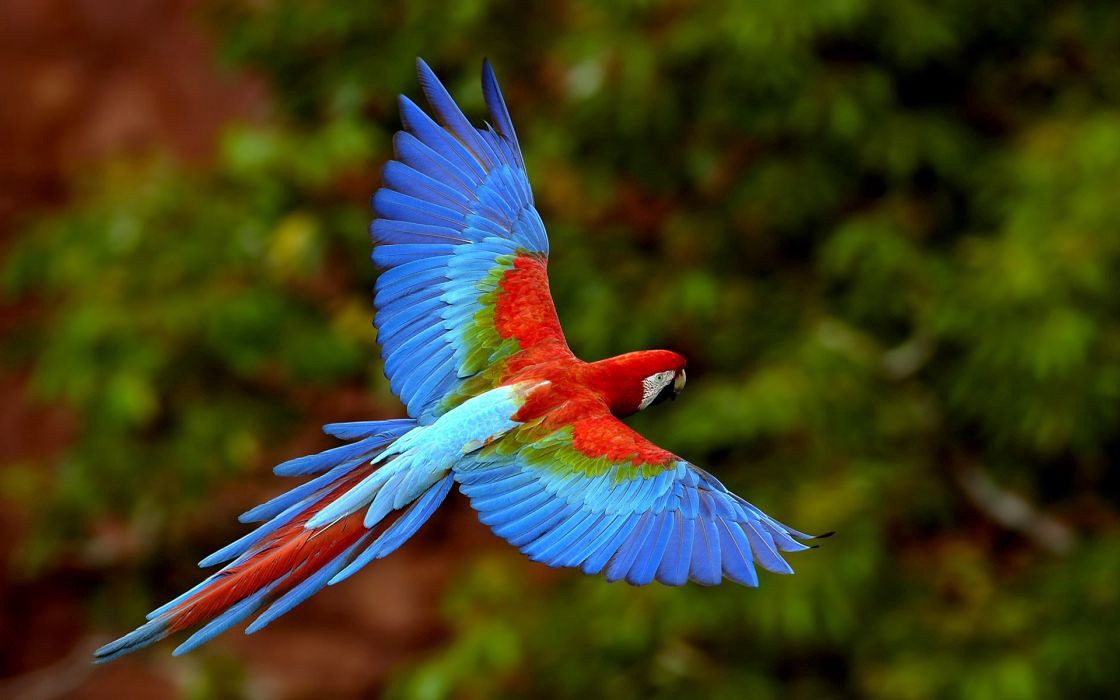
#> input picture ch_11_back_project/sample.jpeg, 1120 x 700 px, given in place of sample.jpg, which was not available
$ python hough.py
#> lines starting #> are read from the running program, lines starting #| are printed output that depends on the picture; after the words box and inside, x2 and y2 are one past the last pixel; in counts of white or black regions, pixels touching at a corner belong together; pictures that were not available may be replaced by others from this repository, and a replacement may not be noted
import cv2
import os.path as osp
import numpy as np

file_path = osp.dirname(osp.abspath(__file__))
file_name = 'sample.jpg'
img = cv2.imread(osp.join(file_path, file_name))
#> img is the input picture: shape (700, 1120, 3); mean B, G, R 28.9, 61, 63.5
# img = cv2.resize(img, (0, 0), None, 0.5, 0.5)
copied1 = img.copy()
copied2 = img.copy()
copied3 = img.copy()
h, w, _ = img.shape
#> h = 700; w = 1120

img_gray = cv2.cvtColor(img, cv2.COLOR_BGR2GRAY)
edges = cv2.Canny(img_gray, 100, 200)
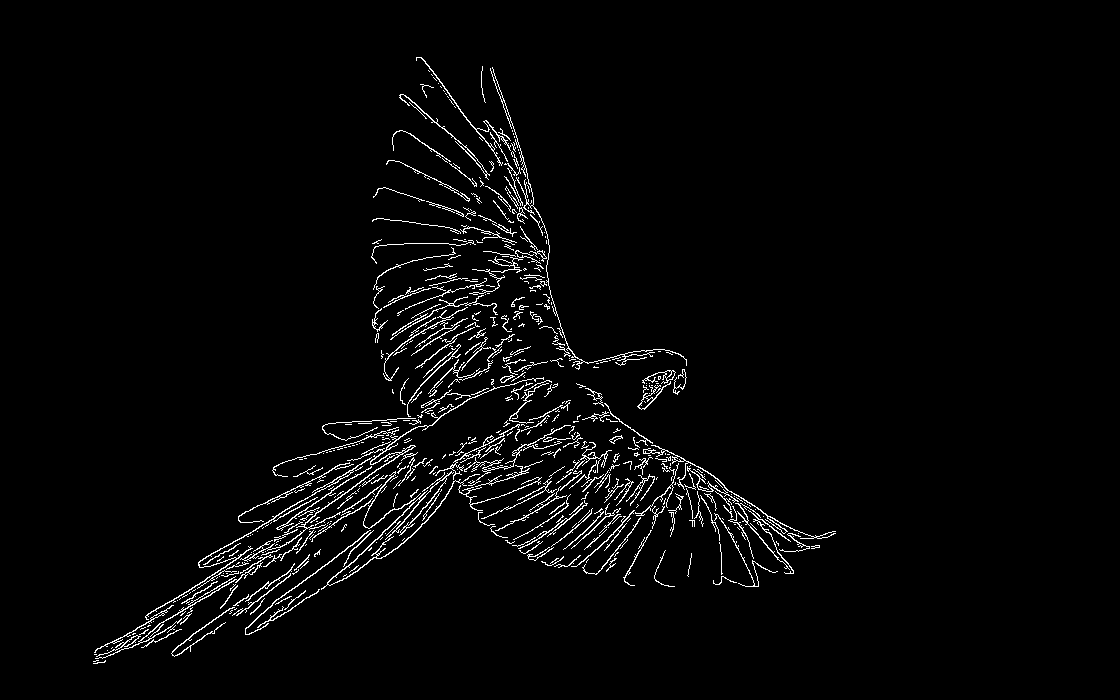
#> edges: shape (700, 1120); 2.6% white in thin lines or dots, all inside (x1, y1, x2, y2) = (93, 57, 836, 664)

# Hough Line Transform
lines = cv2.HoughLines(edges, 1, np.pi/180, 70)
#> lines = 2628 rows, first 8: [619, 1.05], [601, 0.942], [617, 1.03], [592, 0.96], [584, 1.03], [591, 0.942], [622, 1.06], [-11, 2.18]
for line in lines:
    r, theta = line[0]
    tx, ty = np.cos(theta), np.sin(theta)
    x0, y0 = tx*r, ty*r
    cv2.circle(copied1, (abs(x0), abs(y0)), 3, (0, 0, 255), -1)

    x1, y1 = int(x0 - w*ty), int(y0 + h*tx)
    x2, y2 = int(x0 + w*ty), int(y0 - h*tx)

    cv2.line(copied1, (x1, y1), (x2, y2), (0, 255, 0), 2)
#> this loop made 2628 passes
#> (r, theta, tx, ty, x0, y0, x1, y1) on passes 1 to 3: (619, 1.05, 0.5, 0.866, 309.5, 536.1, -660, 886), (601, 0.942, 0.588, 0.809, 353.3, 486.2, -552, 897), (617, 1.03, 0.515, 0.857, 317.8, 528.9, -642, 889)
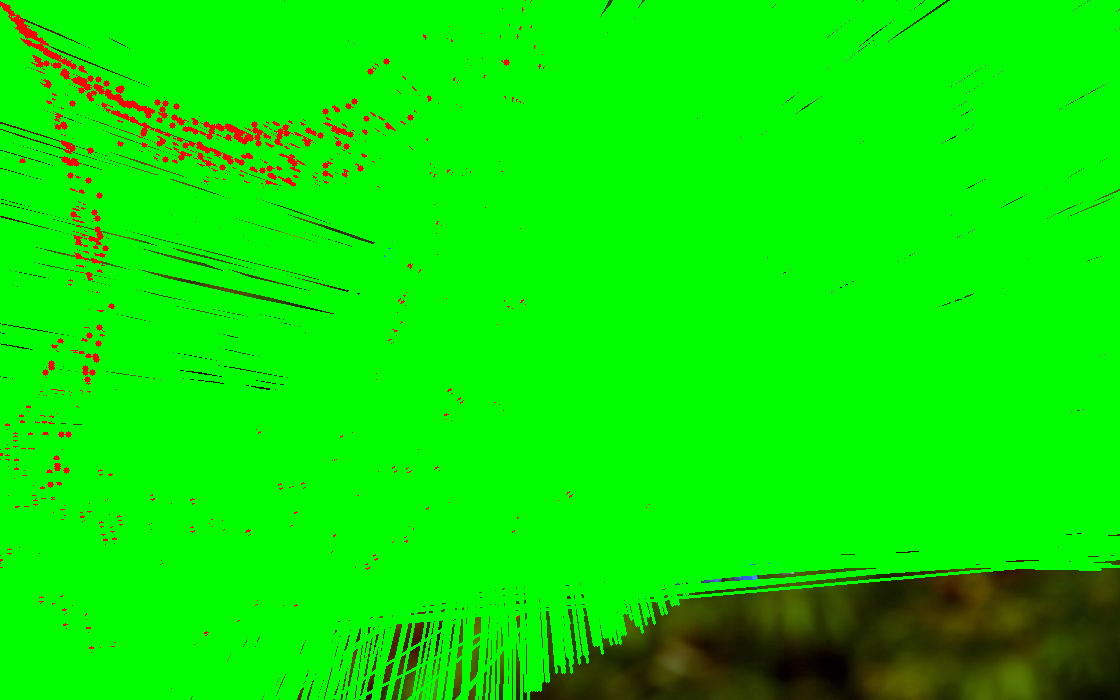
#> copied1: shape (700, 1120, 3); mean B, G, R 0.2, 233.5, 7.7

# Probabilistic Hough Line Transform
lines = cv2.HoughLinesP(edges, 1, np.pi/180, 5, None, 20, 2)
#> lines = 53 rows, first 6: [501, 92, 509, 116], [378, 276, 398, 265], [176, 655, 203, 637], [213, 565, 235, 557], [598, 511, 619, 514], [420, 496, 454, 470]
for line in lines:
    x1, y1, x2, y2 = line[0]
    cv2.line(copied2, (x1, y1), (x2, y2), (0, 255, 0), 2)
#> this loop made 53 passes
#> line on passes 26 to 37: [[341, 446, 366, 438]], [[137, 627, 167, 611]], [[399, 332, 432, 313]], [[204, 564, 225, 551]], [[538, 439, 562, 427]], [[315, 572, 365, 533]], [[608, 537, 629, 516]], [[499, 434, 519, 425]], [[198, 562, 275, 517]], [[327, 518, 351, 507]], [[477, 503, 501, 495]], [[438, 83, 455, 107]]
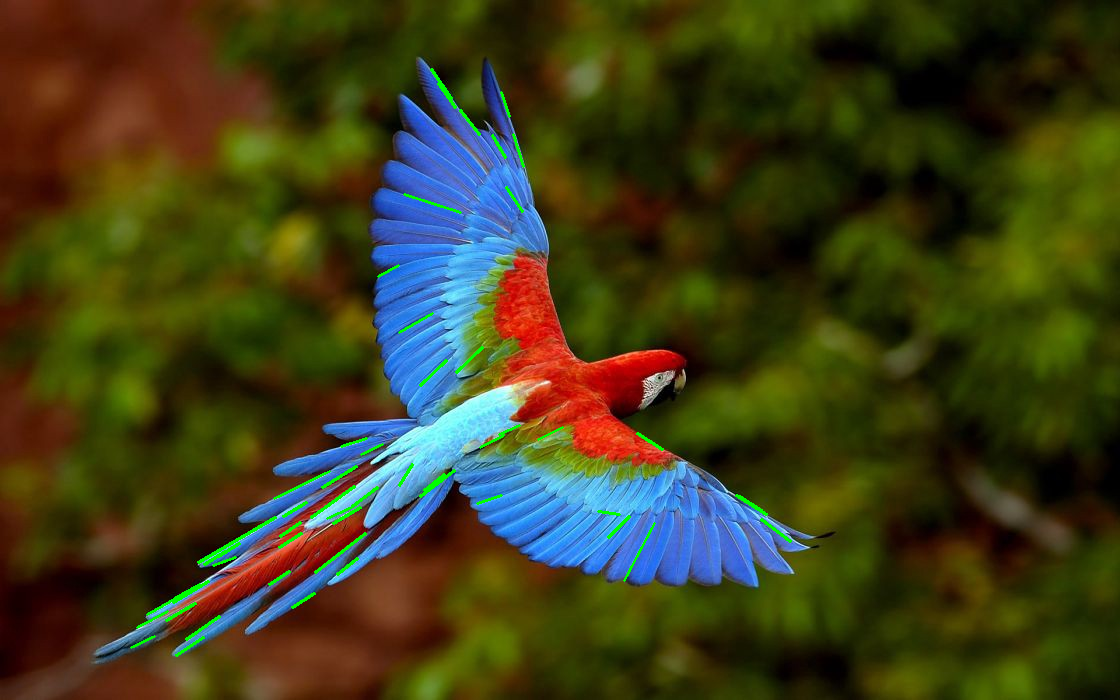
#> copied2: shape (700, 1120, 3); 0.71% of pixels changed, all inside (x1, y1, x2, y2) = (130, 68, 792, 657)

# Hough Circle Transform
blurred = cv2.GaussianBlur(img_gray, (3, 3), 0)

circles = cv2.HoughCircles(blurred, cv2.HOUGH_GRADIENT, 2, 30, None, 200)
if circles is not None:
    circles = np.uint16(np.around(circles))
    for x, y, r in circles[0, :]:
        cv2.circle(copied3, (x, y), r, (255, 0, 0), 2)
        cv2.circle(copied3, (x, y), 4, (0, 0, 255), -1)
#> this loop made 118 passes
#> (x, y, r) on passes 1 to 12: (145, 251, 389), (577, 659, 228), (181, 293, 334), (65, 203, 446), (295, 303, 229), (177, 239, 355), (93, 219, 427), (277, 385, 201), (551, 689, 266), (583, 695, 257), (123, 277, 372), (225, 317, 286)
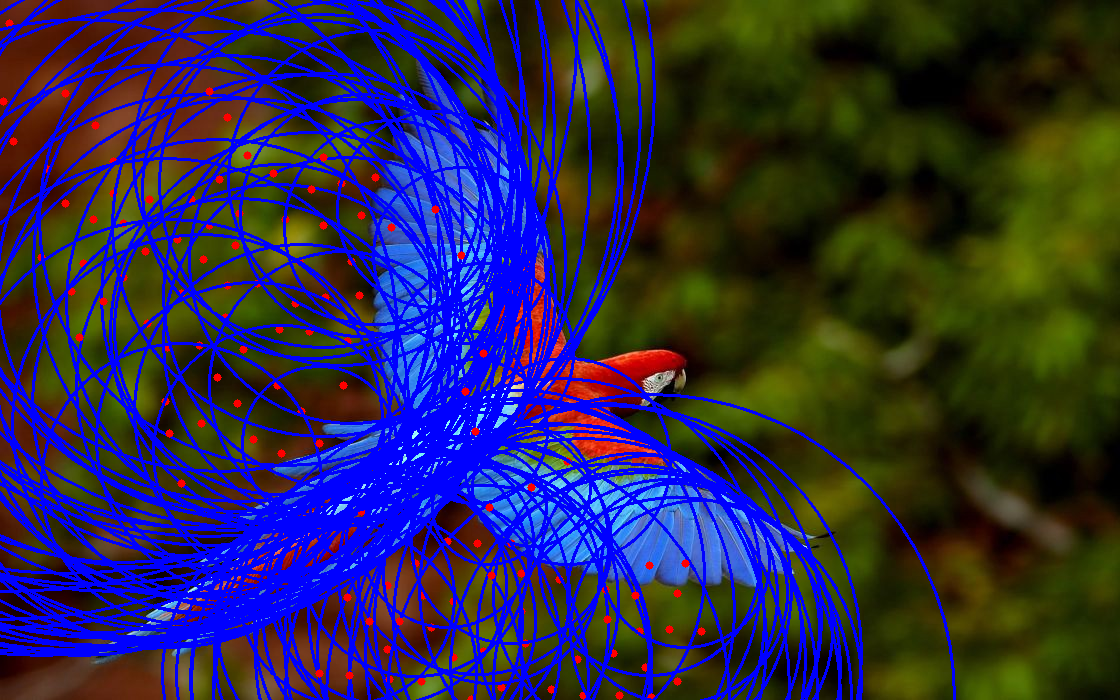
#> copied3: shape (700, 1120, 3); mean B, G, R 77.4, 40.8, 44.5

merged1 = np.hstack((img, copied1))
merged2 = np.hstack((copied2, copied3))
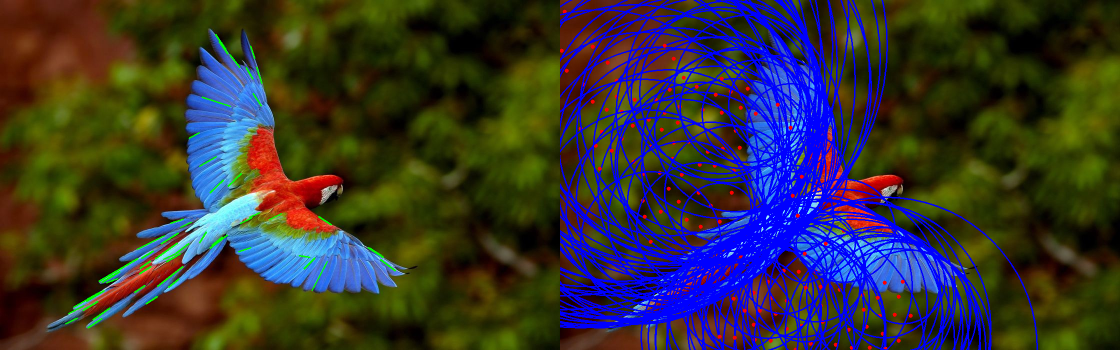
#> merged2: shape (700, 2240, 3) (shown at 1/2 size); mean B, G, R 52.6, 51.4, 53.7
merged = np.vstack((merged1, merged2))
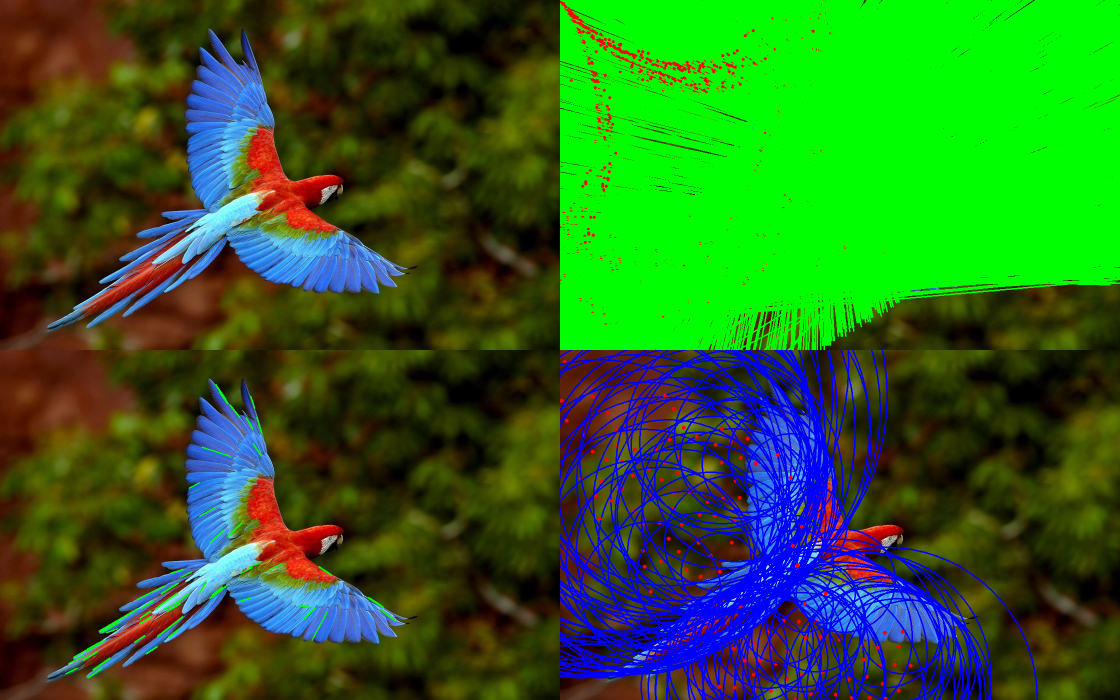
#> merged: shape (1400, 2240, 3) (shown at 1/2 size); mean B, G, R 33.6, 99.3, 44.6
cv2.imshow('Hough', merged)
cv2.imshow('Edge', edges)
cv2.waitKey()
cv2.destroyAllWindows()
